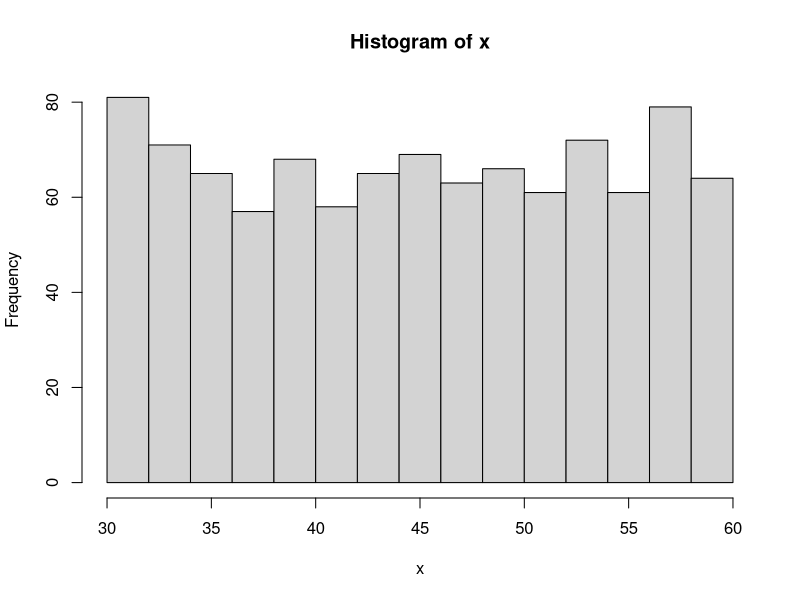

Recreate this plot in R.
## ---- chunk 1
type = sample(1:5,1,prob=c(0.1,0.1,0.1,0.35,0.35)) #uniform, bell, bimodal, skewright, skewleft
n = 1000
beta1 = c(1,5,0.2,0.5,2)[type]
beta2 = c(1,5,0.2,2,0.5)[type]
bottom = sample(seq(20,70,5),1)
width = sample(seq(5,30,5),1)
i = 1:n
x = round(rbeta(n,beta1,beta2)*width+bottom,2)

if(type < 4){
  ans = "100"
  wrd = "symmetric"
  eq = "$\\text{mean} \\approx \\text{median}$"
} else if(type == 4) {
  ans = "010"
  wrd = "skew-right"
  eq = "$\\text{mean} > \\text{median}$"
} else {
  ans = "001"
  wrd = "skew-left"
  eq = "$\\text{mean} < \\text{median}$"
}

## ---- chunk 2
hist(x)
